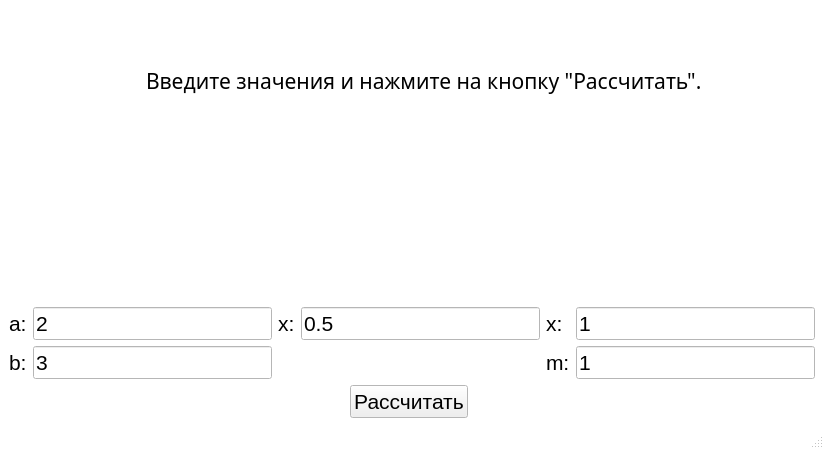
<?xml version="1.0" encoding="UTF-8"?>
<ui version="4.0">
 <class>MainWindow</class>
 <widget class="QMainWindow" name="MainWindow">
  <property name="geometry">
   <rect>
    <x>0</x>
    <y>0</y>
    <width>824</width>
    <height>449</height>
   </rect>
  </property>
  <property name="palette">
   <palette>
    <active>
     <colorrole role="Window">
      <brush brushstyle="SolidPattern">
       <color alpha="255">
        <red>255</red>
        <green>255</green>
        <blue>255</blue>
       </color>
      </brush>
     </colorrole>
    </active>
    <inactive>
     <colorrole role="Window">
      <brush brushstyle="SolidPattern">
       <color alpha="255">
        <red>255</red>
        <green>255</green>
        <blue>255</blue>
       </color>
      </brush>
     </colorrole>
    </inactive>
    <disabled>
     <colorrole role="Base">
      <brush brushstyle="SolidPattern">
       <color alpha="255">
        <red>255</red>
        <green>255</green>
        <blue>255</blue>
       </color>
      </brush>
     </colorrole>
     <colorrole role="Window">
      <brush brushstyle="SolidPattern">
       <color alpha="255">
        <red>255</red>
        <green>255</green>
        <blue>255</blue>
       </color>
      </brush>
     </colorrole>
    </disabled>
   </palette>
  </property>
  <property name="windowTitle">
   <string>MainWindow</string>
  </property>
  <widget class="QWidget" name="centralwidget">
   <layout class="QGridLayout" name="gridLayout">
    <item row="0" column="1" colspan="5" alignment="Qt::AlignHCenter">
     <widget class="QLabel" name="guide">
      <property name="enabled">
       <bool>true</bool>
      </property>
      <property name="font">
       <font>
        <family>Segoe Fluent Icons</family>
        <pointsize>16</pointsize>
       </font>
      </property>
      <property name="text">
       <string>Введите значения и нажмите на кнопку &quot;Рассчитать&quot;.</string>
      </property>
     </widget>
    </item>
    <item row="1" column="0" colspan="2">
     <widget class="QLabel" name="img_1">
      <property name="text">
       <string/>
      </property>
      <property name="pixmap">
       <pixmap>../photo_2023-06-30_21-52-27.jpg</pixmap>
      </property>
     </widget>
    </item>
    <item row="1" column="2" colspan="2">
     <widget class="QLabel" name="img_2">
      <property name="text">
       <string/>
      </property>
      <property name="pixmap">
       <pixmap>../photo_2023-06-30_21-52-27 (2).jpg</pixmap>
      </property>
     </widget>
    </item>
    <item row="1" column="4" colspan="2">
     <widget class="QLabel" name="img_3">
      <property name="font">
       <font>
        <pointsize>9</pointsize>
       </font>
      </property>
      <property name="text">
       <string/>
      </property>
      <property name="pixmap">
       <pixmap>../photo_2023-06-30_21-52-28.jpg</pixmap>
      </property>
     </widget>
    </item>
    <item row="2" column="0">
     <widget class="QLabel" name="a_label">
      <property name="font">
       <font>
        <pointsize>16</pointsize>
       </font>
      </property>
      <property name="text">
       <string>a:</string>
      </property>
     </widget>
    </item>
    <item row="2" column="1">
     <widget class="QLineEdit" name="a">
      <property name="font">
       <font>
        <pointsize>16</pointsize>
       </font>
      </property>
      <property name="text">
       <string>2</string>
      </property>
     </widget>
    </item>
    <item row="2" column="2">
     <widget class="QLabel" name="x_1_label">
      <property name="font">
       <font>
        <pointsize>16</pointsize>
       </font>
      </property>
      <property name="text">
       <string>x:</string>
      </property>
     </widget>
    </item>
    <item row="2" column="3">
     <widget class="QLineEdit" name="x_1">
      <property name="font">
       <font>
        <pointsize>16</pointsize>
       </font>
      </property>
      <property name="text">
       <string>0.5</string>
      </property>
     </widget>
    </item>
    <item row="2" column="4">
     <widget class="QLabel" name="x_2_label">
      <property name="font">
       <font>
        <pointsize>16</pointsize>
       </font>
      </property>
      <property name="text">
       <string>x:</string>
      </property>
     </widget>
    </item>
    <item row="2" column="5">
     <widget class="QLineEdit" name="x_2">
      <property name="font">
       <font>
        <pointsize>16</pointsize>
       </font>
      </property>
      <property name="text">
       <string>1</string>
      </property>
     </widget>
    </item>
    <item row="3" column="0">
     <widget class="QLabel" name="b_label">
      <property name="font">
       <font>
        <pointsize>16</pointsize>
       </font>
      </property>
      <property name="text">
       <string>b:</string>
      </property>
     </widget>
    </item>
    <item row="3" column="1">
     <widget class="QLineEdit" name="b">
      <property name="font">
       <font>
        <pointsize>16</pointsize>
       </font>
      </property>
      <property name="text">
       <string>3</string>
      </property>
     </widget>
    </item>
    <item row="3" column="4">
     <widget class="QLabel" name="m_label">
      <property name="font">
       <font>
        <pointsize>16</pointsize>
       </font>
      </property>
      <property name="text">
       <string>m:</string>
      </property>
     </widget>
    </item>
    <item row="3" column="5">
     <widget class="QLineEdit" name="m">
      <property name="font">
       <font>
        <pointsize>16</pointsize>
       </font>
      </property>
      <property name="text">
       <string>1</string>
      </property>
     </widget>
    </item>
    <item row="4" column="2" colspan="2" alignment="Qt::AlignHCenter">
     <widget class="QPushButton" name="calculation">
      <property name="font">
       <font>
        <pointsize>16</pointsize>
       </font>
      </property>
      <property name="text">
       <string>Рассчитать</string>
      </property>
     </widget>
    </item>
   </layout>
  </widget>
  <widget class="QStatusBar" name="statusbar"/>
 </widget>
 <resources/>
 <connections/>
</ui>
